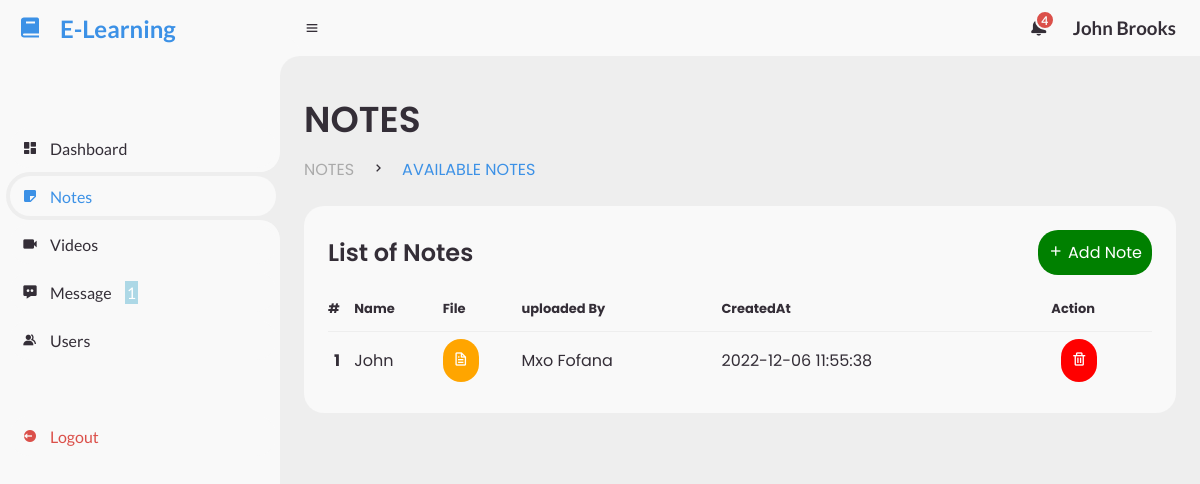
Page /dashboard/notes.php (signed in) on the committed database.
### tables this page shows
CREATE TABLE `users` (
  `id` int(11) NOT NULL,
  `name` varchar(225) NOT NULL,
  `surname` varchar(225) NOT NULL,
  `email` varchar(225) NOT NULL,
  `password` varchar(225) NOT NULL,
  `role` int(11) NOT NULL DEFAULT 1,
  `created_at` timestamp NOT NULL DEFAULT current_timestamp()
);

CREATE TABLE `documents` (
  `id` int(11) NOT NULL,
  `name` varchar(225) NOT NULL,
  `path` varchar(225) NOT NULL,
  `created_by` int(11) NOT NULL,
  `created_at` timestamp NOT NULL DEFAULT current_timestamp()
);

### includes/session.php (called while the page is built, shortened)
<?php
$session_id=$_SESSION['alogin'];
?>

### dashboard/notes.php (the view, shortened to what this page needs)
<?php
include('top_section.php');
?>
		<main>
			<div class="head-title">
				<div class="left">
					<h1>NOTES</h1>
					<ul class="breadcrumb">
						<li>
							<a href="#">NOTES</a>
						</li>
						<li><i class='bx bx-chevron-right' ></i></li>
						<li>
							<a class="active" href="#">AVAILABLE NOTES</a>
						</li>
					</ul>
				</div>
			</div>
			<div class="table-data">
				<div class="order">
					<div class="head">
						<h3>List of Notes</h3>
                        <?php
                        if($role!==2){
                        ?>
                       <a style="color: white; background-color:green;padding: 10px;border-radius:20px;" href="add_note.php">
					        <i class='bx bx-plus' ></i>
					        <span class="text"> Add Note</span>
				        </a>
                        <?php
                        }
                        ?>
					</div>
					<table>
						<thead>
							<tr>
                                <th>#</th>
								<th>Name</th>
                                <th>File</th>
								<th>uploaded By</th>
                                <th>CreatedAt</th>
                                <th>Action</th>
							</tr>
						</thead>
						<tbody>
                        <?php
                        $query= mysqli_query($conn,"SELECT * FROM documents ORDER BY id desc")or die(mysqli_error());
                        $cnt=1;
						while ($row = mysqli_fetch_array($query)) {
                        ?>
							<tr>
                                <td>
                                <div class="name-avatar d-flex align-items-center">
										<div class="txt mr-2 flex-shrink-0">
											<b><?php echo htmlentities($cnt);?></b>
										</div>
									</div>
                                </td>
								<td><?php echo $row['name']; ?></td>
								<td>
                                <a style="color: white; background-color:orange;padding: 10px;border-radius:20px;" href="notes.php?file=<?php echo $row['path'] ?>">
                                    <i class='bx bx-file'></i>
				                </a>
                                </td>
								<td>
									<?php
									$user_id  = $row['created_by'];
									$search= mysqli_query($conn,"SELECT * FROM users where id = '$user_id'")or die(mysqli_error());
									$searched = mysqli_fetch_array($search);
									echo $searched['name']." ".$searched['surname'];
									?>
								</td>
								<td> <?php echo $row['created_at']; ?></td>
                                <?php
                                if($role!==2){
                                ?>
                                <td>
                                <a style="color: white; background-color:red;padding: 10px;border-radius:20px;" onclick="return confirm('Are you sure you want to delete this file?')" href="notes.php?delete=<?php echo $row['id'] ?>">
                                    <i class='bx bx-trash'></i>
				                </a>
                                </td>
                                <?php
                                }
                                ?>
							</tr>
							<?php $cnt++; }?>
						</tbody>
					</table>
				</div>
			</div>
		</main>
<?php
include('bottom_section.php')
?>

### dashboard/top_section.php (shortened to what this page needs)
<?php include('../includes/config.php'); ?>
<?php include('../includes/session.php');?>
<?php
$query= mysqli_query($conn,"select * from users where id = '$session_id'")or die(mysqli_error());
$row = mysqli_fetch_array($query);
$role = $row['role'];
$activePage = basename($_SERVER['PHP_SELF'], ".php");
?>
<!DOCTYPE html>
<html lang="en">
<head>
	<link href='https://unpkg.com/boxicons@2.0.9/css/boxicons.min.css' rel='stylesheet'>
	<link rel="stylesheet" href="styles/style.css">
</head>
<body>
	<section id="sidebar">
		<a href="#" class="brand">
			<i class='bx bxs-book'></i>
			<span class="text">E-Learning</span>
		</a>
		<ul class="side-menu top">
			<li class="<?= ($activePage == 'index') ? 'active':''; ?>">
				<a href="index.php">
					<i class='bx bxs-dashboard' ></i>
					<span class="text">Dashboard</span>
				</a>
			</li>
			<li class="<?= ($activePage == 'notes') ? 'active':''; ?>">
				<a href="notes.php">
					<i class='bx bxs-note' ></i>
					<span class="text">Notes</span>
				</a>
			</li>
			<li class="<?= ($activePage == 'videos') ? 'active':''; ?>">
				<a href="videos.php">
					<i class='bx bxs-video' ></i>
					<span class="text">Videos</span>
				</a>
			</li>
			<li class="<?= ($activePage == 'messages') ? 'active':''; ?>">
			<?php
				$sql ="SELECT * FROM messages where to_user ='$session_id' and readed = 0";
				$query= mysqli_query($conn, $sql)or die(mysqli_error());
				$count = mysqli_num_rows($query);
			?>
				<a href="messages.php">
					<i class='bx bxs-message-dots' ></i>
					<span class="text">Message
					<span class="num" style="margin-left: 10px;color:white;background-color:lightblue;padding:2px;border-raduis:50px;"><?php echo $count ?></span>
					</span>
				</a>
			</li>
			<li class="<?= ($activePage == 'users') ? 'active':''; ?>">
				<a href="users.php">
					<i class='bx bxs-group' ></i>
					<span class="text">Users</span>
				</a>
			</li>
		</ul>
		<ul class="side-menu">
			<li>
				<a href="logout.php" class="logout">
					<i class='bx bxs-log-out-circle' ></i>
					<span class="text">Logout</span>
				</a>
			</li>
		</ul>
	</section>
	<section id="content">
		<nav>
			<i class='bx bx-menu' ></i>
			<form action="#">
				<div class="form-input">
				</div>
			</form>
			<?php
				$sql ="SELECT * FROM notifications where to_user ='$role'";
				$query= mysqli_query($conn, $sql)or die(mysqli_error());
				$count = mysqli_num_rows($query);
			?>
			<a class="notification" href="notification.php">
				<span class="num"><?php echo $count ?></span>
			</a>
			<a href="#" class="profile">
				<h1 class="h1"><?php echo $row['name']. " " .$row['surname']; ?></h1>
			</a>
		</nav>

### rows in the picture
users: name "John", surname "Brooks"
documents: name "John", users.name "Mxo", users.surname "Fofana", created_at "2022-12-06 11:55:38"

### other values in the picture
$count "1"
$count "4"
